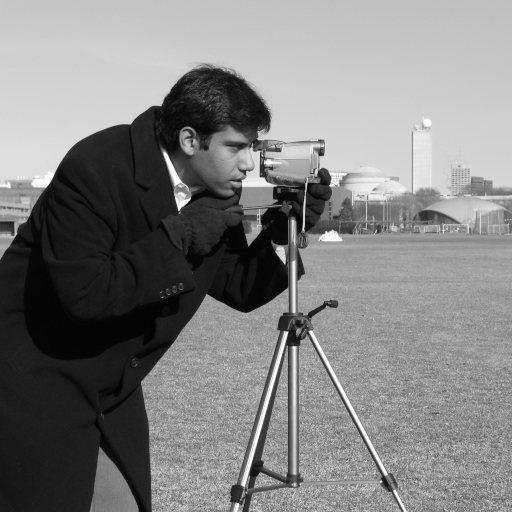
#> input picture skimage.data.camera(), 512 x 512 px
$ jupyter execute DIP_Elementary_Methods.ipynb   (shell and % lines are left out)
#> lines starting #> are read from the running program, lines starting #| are printed output that depends on the picture
# ️ Digital Image Processing: Elementary Methods

**Addis Ababa University** | Computer Vision — Individual Assignment

**Author:** Tinsae Tadesse

**Submitted to:** Dr. Fantahun (PhD)

## Overview

This notebook implements **7 fundamental intensity transformation and histogram processing methods** with academic rigor, referencing foundational literature:

| # | Method | Formula | Reference |
|---|--------|---------|-----------|
| 1 | Image Negative | $s = (L-1) - r$ | Gonzalez & Woods §3.2.1 |
| 2 | Gamma Correction | $s = c \cdot r^\gamma$ | Poynton (1998); IEC 61966 |
| 3 | Logarithmic Transform | $s = c \cdot \log(1 + r)$ | Stockham (1972) |
| 4 | Contrast Stretching | Piecewise linear | Gonzalez & Woods §3.2.4 |
| 5 | Histogram Equalization | CDF-based mapping | Pizer et al. (1987) |
| 6 | Intensity Level Slicing | Range highlighting | Gonzalez & Woods §3.2.5 |
| 7 | Bit Plane Slicing | Binary decomposition | Gonzalez & Woods §3.2.6 |

All methods handle both **RGB** and **grayscale** images.

> **Key References:**
> - Gonzalez, R.C. & Woods, R.E. (2018). *Digital Image Processing*, 4th Ed.
> - Stockham, T.G. Jr. (1972). *Image Processing in the Context of a Visual Model*. Proc. IEEE.
> - Pizer, S.M. et al. (1987). *Adaptive Histogram Equalization and Its Variations*. CVGIP.
> - Poynton, C. (1998). *The Rehabilitation of Gamma*. SPIE.

## 0. Setup & Dependencies

[cell 1]
# Install dependencies

[cell 2]
import numpy as np
import cv2
import matplotlib
import matplotlib.pyplot as plt
from matplotlib.gridspec import GridSpec
from skimage import data, color, img_as_ubyte, img_as_float
from PIL import Image
import warnings
warnings.filterwarnings('ignore')

# --- Sleek dark plot style ---
plt.rcParams.update({
    'figure.facecolor': '#1a1a2e',
    'axes.facecolor': '#16213e',
    'axes.edgecolor': '#e94560',
    'axes.labelcolor': '#eee',
    'text.color': '#eee',
    'xtick.color': '#aaa',
    'ytick.color': '#aaa',
    'font.family': 'sans-serif',
    'font.size': 10,
    'axes.titlesize': 12,
    'axes.titleweight': 'bold',
})

print('All imports successful!')

## 0.1 Utility Functions

[cell 3]
# ============================================================
# UTILITY FUNCTIONS
# ============================================================

def is_grayscale(img):
    """Check if an image is grayscale."""
    return len(img.shape) == 2 or (len(img.shape) == 3 and img.shape[2] == 1)

# [17 lines left out: functions to_grayscale, ensure_uint8, not called in this run]

def _show_image(ax, img, title):
    """Display an image on a matplotlib axis."""
    if is_grayscale(img):
        ax.imshow(img.squeeze(), cmap='gray', vmin=0, vmax=255)
    else:
        ax.imshow(img)
    ax.set_title(title, fontsize=11, pad=8)
    ax.axis('off')

def _plot_histogram(ax, img, title):
    """Plot histogram of an image."""
    ax.set_title(title, fontsize=10, pad=6)
    if is_grayscale(img):
        hist = cv2.calcHist([img.squeeze()], [0], None, [256], [0, 256])
        ax.fill_between(range(256), hist.flatten(), alpha=0.7, color='#e94560')
        ax.plot(hist, color='#e94560', linewidth=0.8)
    else:
        for i, (ch, cn) in enumerate(zip(['#ff4444', '#44ff44', '#4488ff'], ['R', 'G', 'B'])):
            hist = cv2.calcHist([img], [i], None, [256], [0, 256])
            ax.plot(hist, color=ch, linewidth=1.0, alpha=0.8, label=cn)
        ax.legend(fontsize=8, loc='upper right', facecolor='#16213e', edgecolor='#444', labelcolor='#eee')
    ax.set_xlim([0, 255])
    ax.set_xlabel('Intensity', fontsize=9)
    ax.set_ylabel('Frequency', fontsize=9)
    ax.grid(True, alpha=0.15)

def show_comparison(original, processed, title,
                    original_label='Original', processed_label='Processed',
                    subtitle=None):
    """Side-by-side comparison of original and processed images."""
    fig, axes = plt.subplots(1, 2, figsize=(14, 6))
    fig.suptitle(title, fontsize=16, fontweight='bold', color='#e94560', y=0.98)
    if subtitle:
        fig.text(0.5, 0.93, subtitle, ha='center', fontsize=9, color='#aaa', style='italic')
    _show_image(axes[0], original, original_label)
    _show_image(axes[1], processed, processed_label)
    plt.tight_layout(rect=[0, 0, 1, 0.90])
    plt.show()

def show_multi(images, labels, title, cols=4, subtitle=None):
    """Grid comparison of multiple images."""
    n = len(images)
    rows = (n + cols - 1) // cols
    fig, axes = plt.subplots(rows, cols, figsize=(4*cols, 4*rows))
    fig.suptitle(title, fontsize=16, fontweight='bold', color='#e94560', y=0.98)
    if subtitle:
        fig.text(0.5, 0.94, subtitle, ha='center', fontsize=9, color='#aaa', style='italic')
    if rows == 1 and cols == 1:
        axes = np.array([axes])
    axes = np.atleast_2d(axes)
    for idx in range(rows * cols):
        r, c = idx // cols, idx % cols
        ax = axes[r, c]
        if idx < n:
            _show_image(ax, images[idx], labels[idx])
        else:
            ax.axis('off')
    plt.tight_layout(rect=[0, 0, 1, 0.92])
    plt.show()

def show_with_histogram(original, processed, title,
                        original_label='Original', processed_label='Processed',
                        subtitle=None):
    """Side-by-side images with their histograms below."""
    fig = plt.figure(figsize=(14, 10))
    gs = GridSpec(2, 2, figure=fig, hspace=0.35, wspace=0.3)
    fig.suptitle(title, fontsize=16, fontweight='bold', color='#e94560', y=0.98)
    if subtitle:
        fig.text(0.5, 0.94, subtitle, ha='center', fontsize=9, color='#aaa', style='italic')
    ax1 = fig.add_subplot(gs[0, 0]); _show_image(ax1, original, original_label)
    ax2 = fig.add_subplot(gs[0, 1]); _show_image(ax2, processed, processed_label)
    ax3 = fig.add_subplot(gs[1, 0]); _plot_histogram(ax3, original, f'{original_label} Histogram')
    ax4 = fig.add_subplot(gs[1, 1]); _plot_histogram(ax4, processed, f'{processed_label} Histogram')
    plt.show()

print('Utility functions loaded!')

## 0.2 Load Test Images

I use classic images from the image processing literature.

[cell 4]
# Load classic test images from scikit-image
img_camera = data.camera()       # Grayscale 512x512 — classic benchmark
#> img_camera is the input picture: shape (512, 512); min 0, max 255, mean 129.1
img_moon = data.moon()           # Grayscale — low contrast, perfect for HE
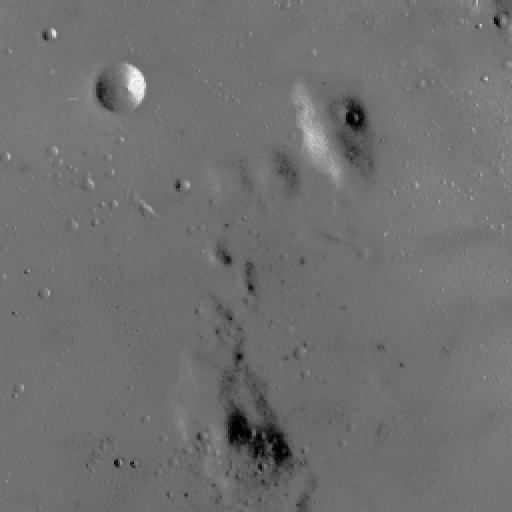
#> input picture skimage.data.moon(), 512 x 512 px
#> img_moon is the input picture: shape (512, 512); min 0, max 255, mean 112.2
img_astronaut = data.astronaut() # RGB 512x512 — NASA astronaut
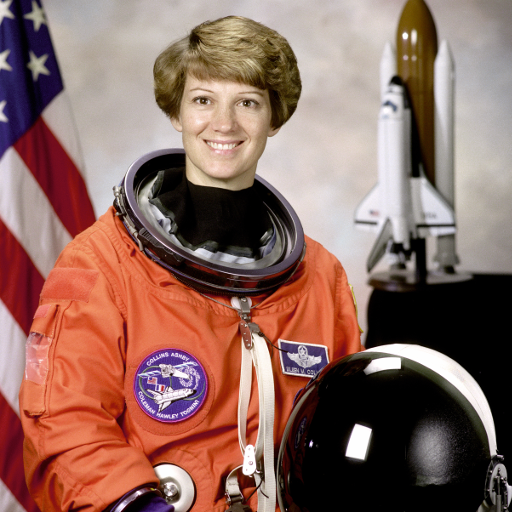
#> input picture skimage.data.astronaut(), 512 x 512 px
#> img_astronaut is the input picture: shape (512, 512, 3); mean R, G, B 141.6, 105.8, 96.5
img_coffee = data.coffee()       # RGB — great for gamma demos
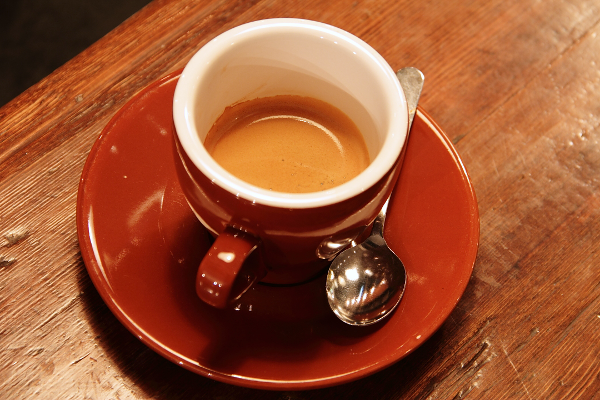
#> input picture skimage.data.coffee(), 600 x 400 px
#> img_coffee is the input picture: shape (400, 600, 3); mean R, G, B 158.6, 85.8, 51.5

# Here we'll use the Chelsea cat as an additional RGB test image
img_chelsea = data.chelsea()     # RGB — cat image, rich detail
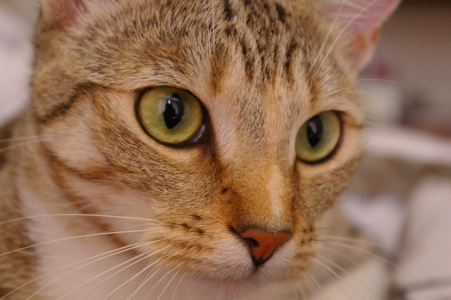
#> input picture skimage.data.chelsea(), 451 x 300 px
#> img_chelsea is the input picture: shape (300, 451, 3); mean R, G, B 147.7, 111.4, 86.8

# Load from Colab runtime
import os
if os.path.exists('jebena.png'):
    img_jebena = cv2.cvtColor(cv2.imread('jebena.png'), cv2.COLOR_BGR2RGB)
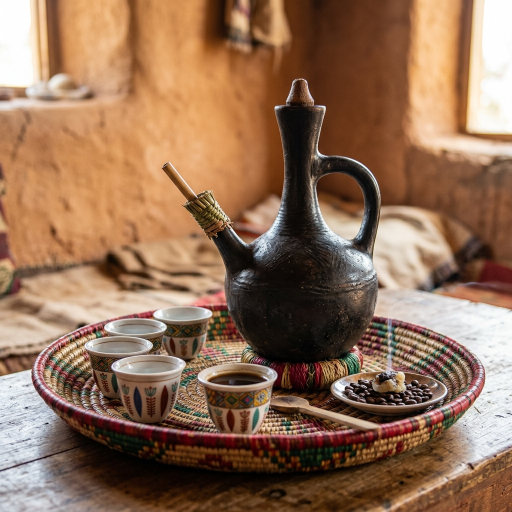
#> input picture images/jebena.png, 1024 x 1024 px, found by its file name (shown at 1/2 size)
else:
    img_jebena = img_coffee # Fallback if not found

# Display all test images
test_images = [img_camera, img_moon, img_astronaut, img_coffee, img_chelsea, img_jebena]
test_labels = [
    f'Cameraman\n{img_camera.shape}',
    f'Moon\n{img_moon.shape}',
    f'Astronaut\n{img_astronaut.shape}',
    f'Coffee\n{img_coffee.shape}',
    f'Chelsea\n{img_chelsea.shape}'
    ,f'Jebena\n{img_jebena.shape}'
]

show_multi(test_images, test_labels,
           'Test Images from Image Processing Literature',
           cols=6,
           subtitle='Classic benchmarks used across thousands of research papers')
#> in show_multi, `n = len(images)`: n = 6
#> in show_multi, `rows = (n + cols - 1) // cols`: rows = 1

# 1. ️ Image Negative

## Theory

The **negative transformation** reverses intensity levels:

$$s = (L - 1) - r$$

where $L = 256$ for 8-bit images. This is the digital equivalent of a **photographic film negative**.

### Properties
- **Self-inverse**: applying the negative twice returns the original
- **Per-channel** for RGB: $s_c = 255 - r_c$ for $c \in \{R, G, B\}$
- **O(M×N)** complexity — single pass over all pixels
- Can be implemented as a **256-entry LUT** for O(1) per pixel

### Applications
- **Medical imaging**: Enhancing white/gray detail in mammograms and X-rays
- **Astronomy**: Revealing faint structures in dark sky images

> *Reference: Gonzalez & Woods (2018), §3.2.1*

[cell 5]
# ============================================================
# 1. IMAGE NEGATIVE
# s = (L-1) - r, where L = 256 for 8-bit images
# ============================================================

def image_negative(img):
    """
    Compute the photographic negative: s = 255 - r
    Works on both grayscale and RGB (per-channel).

    Reference: Gonzalez & Woods (2018), Section 3.2.1
    """
    return 255 - img
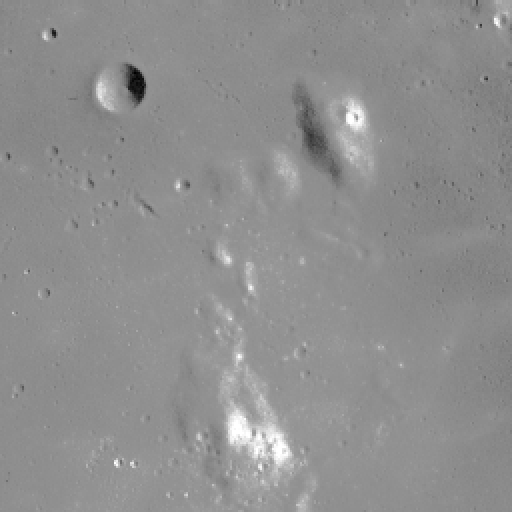
#> returned value: shape (512, 512); min 0, max 255, mean 142.8

# --- Grayscale Demo: Moon ---
neg_moon = image_negative(img_moon)
show_with_histogram(img_moon, neg_moon,
    'Image Negative - Moon (Grayscale)',
    processed_label='Negative',
    subtitle='s = 255 - r  |  Note the histogram is mirrored!')
#> in _plot_histogram, `hist = cv2.calcHist([img.squeeze()], [0], None, [256], [0, 256])`: hist = 256 values, max 23296 at index 115, min 0 at index 1, mean 1024
#> in show_with_histogram, `plt.show()`:
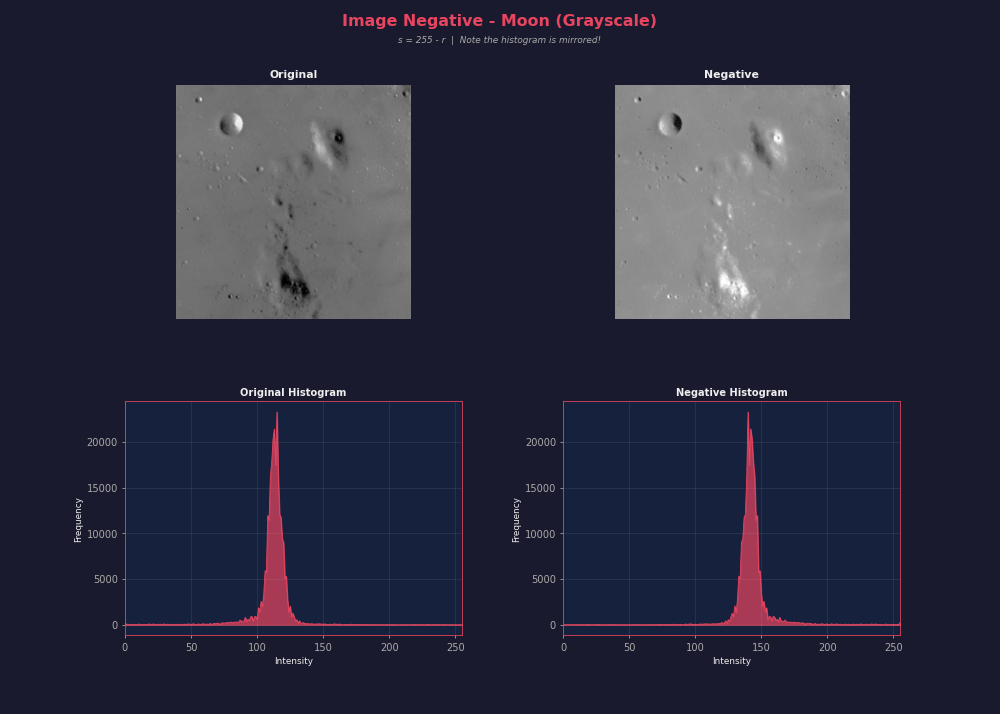
#> figure drawn by matplotlib, 4 panels; panel 3: curve peaks at x = 115, y = 23296; panel 4: curve peaks at x = 140, y = 23296

# --- RGB Demo: Astronaut ---
neg_astro = image_negative(img_astronaut)
show_comparison(img_astronaut, neg_astro,
    'Image Negative - Astronaut (RGB)',
    processed_label='Negative',
    subtitle='Per-channel inversion: s_c = 255 - r_c for c in {R, G, B}')

# --- RGB Demo: Chelsea (cat) ---
neg_chelsea = image_negative(img_chelsea)
show_comparison(img_chelsea, neg_chelsea,
    'Image Negative - Chelsea Cat (RGB)',
    processed_label='Negative',
    subtitle='Color inversion creates an eerie complementary-color effect')
# --- RGB Demo: Jebena ---
neg_jebena = image_negative(img_jebena)
show_comparison(img_jebena, neg_jebena,
    'Image Negative - Jebena (RGB)',
    processed_label='Negative')

# 2. ️ Gamma Encoding / Correction

## Theory

The **power-law (gamma) transformation** is defined as:

$$s = c \cdot r^\gamma$$

where $r$ is normalized to $[0, 1]$ and the result is rescaled to $[0, 255]$.

| $\gamma$ | Effect |
|----------|--------|
| $\gamma < 1$ | Brightens dark regions (expands low intensities) |
| $\gamma = 1$ | Identity transformation |
| $\gamma > 1$ | Darkens the image (compresses low intensities) |

### Historical Context
- **CRT monitors** exhibit inherent gamma ≈ 2.2 (nonlinear voltage-to-brightness)
- The **sRGB standard** (IEC 61966-2-1) encodes gamma correction into the color space
- **Poynton (1998)** provides the definitive treatment of gamma in imaging systems

> *References: Gonzalez & Woods (2018) §3.2.3; Poynton, C. (1998). "The Rehabilitation of Gamma"*

[cell 6]
# ============================================================
# 2. GAMMA ENCODING / CORRECTION
# s = c * r^gamma (power-law transformation)
# ============================================================

def gamma_correction(img, gamma=1.0, c=1.0):
    """
    Apply power-law (gamma) transformation.
    s = c * r^gamma, where r is normalized to [0, 1].

    References:
      - Gonzalez & Woods (2018), Section 3.2.3
      - Poynton, C. (1998). "The Rehabilitation of Gamma."
      - IEC 61966-2-1:1999 (sRGB standard)
    """
#> called with gamma = 0.1, c = 1
    normalized = img.astype(np.float64) / 255.0
    corrected = c * np.power(normalized, gamma)
    return (corrected * 255).clip(0, 255).astype(np.uint8)
#> returned value: shape (512, 512)

# --- Grayscale Demo: Cameraman ---
gammas = [0.1, 0.3, 0.5, 1.0, 1.5, 2.0, 3.0]
images = [img_camera] + [gamma_correction(img_camera, g) for g in gammas]
#> in gamma_correction (call 7), `corrected = c * np.power(normalized, gamma)`:
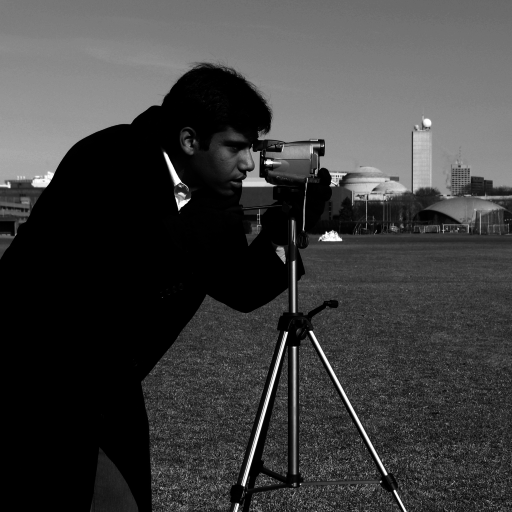
#> corrected: shape (512, 512) float64; min 0, max 1, mean 0.245
#> images = 8 items
labels = ['Original'] + [f'\u03b3 = {g}' for g in gammas]
show_multi(images, labels,
    'Gamma Correction - Cameraman (Grayscale)',
    cols=4,
    subtitle='Power-law transform: \u03b3 < 1 brightens, \u03b3 > 1 darkens  |  Poynton (1998)')

# --- RGB Demo: Coffee ---
images_c = [img_coffee] + [gamma_correction(img_coffee, g) for g in gammas]
#> in gamma_correction (call 9), `return (corrected * 255).clip(0, 255).astype(np.uint8)`:
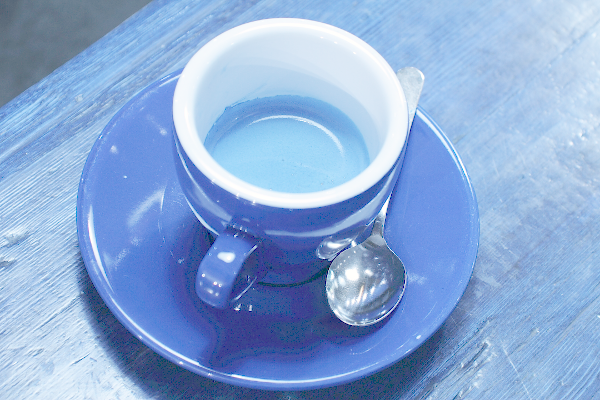
#> returned value: shape (400, 600, 3); mean of channels 0, 1, 2 214.7, 169.9, 138.5; drawn as B, G, R
#> in gamma_correction (call 10), `corrected = c * np.power(normalized, gamma)`:
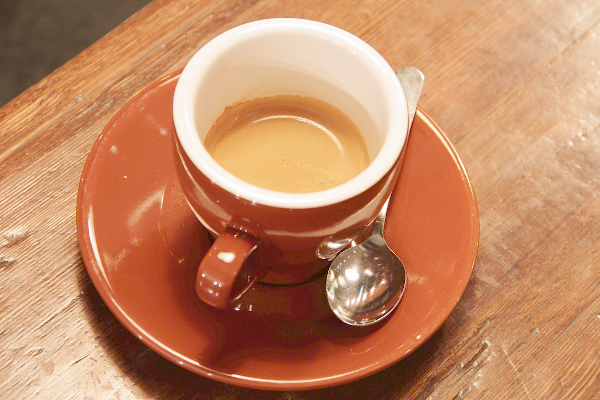
#> corrected: shape (400, 600, 3) float64; mean R, G, B 0.765, 0.534, 0.392
#> (the rest of the program and of its run is left out)
